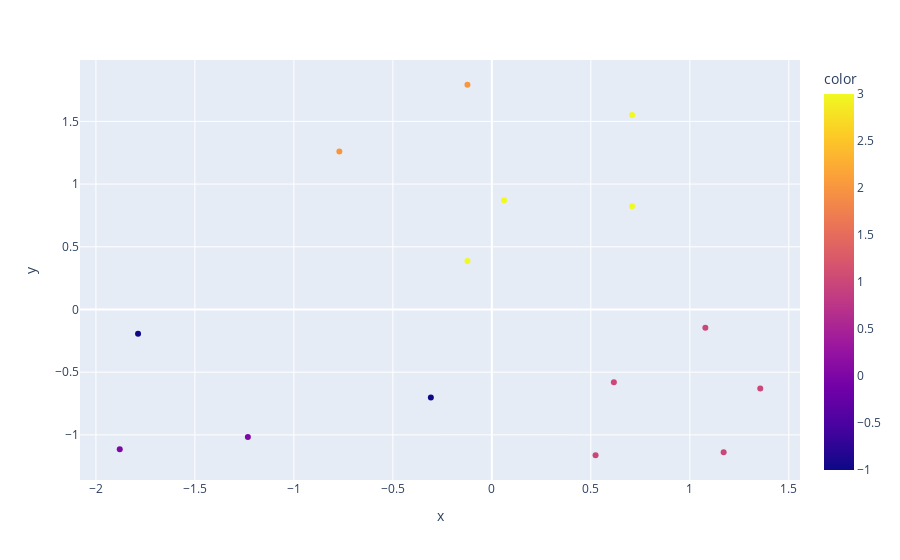

Notebook code cell kept with this figure:
### Code cell
grath_1 = px.scatter(x = wage_base[:,0], y = wage_base[:,1], color = labels)
grath_1.show()

### Figure 1 — Plotly figure (JSON) as saved in the notebook; plotly's stock layout.template omitted (floating-point values rounded to 4 significant figures)
{"data": [{"hovertemplate": "x=%{x}<br>y=%{y}<br>color=%{marker.color}<extra></extra>", "legendgroup": "", "marker": {"color": [0, 0, -1, -1, 1, 1, 1, 1, 1, 2, 3, 3, 2, 3, 3], "coloraxis": "coloraxis", "symbol": "circle"}, "mode": "markers", "name": "", "orientation": "v", "showlegend": false, "type": "scatter", "x": [-1.88, -1.233, -1.787, -0.3081, 0.5238, 1.171, 1.356, 0.6163, 1.078, -0.7703, -0.1233, 0.06163, -0.1233, 0.7087, 0.7087], "xaxis": "x", "y": [-1.114, -1.017, -0.1938, -0.7024, -1.163, -1.138, -0.6297, -0.5813, -0.1453, 1.259, 0.3875, 0.8719, 1.792, 0.8235, 1.55], "yaxis": "y"}], "layout": {"coloraxis": {"colorbar": {"title": {"text": "color"}}, "colorscale": [[0, "#0d0887"], [0.1111, "#46039f"], [0.2222, "#7201a8"], [0.3333, "#9c179e"], [0.4444, "#bd3786"], [0.5556, "#d8576b"], [0.6667, "#ed7953"], [0.7778, "#fb9f3a"], [0.8889, "#fdca26"], [1, "#f0f921"]]}, "legend": {"tracegroupgap": 0}, "margin": {"t": 60}, "xaxis": {"anchor": "y", "domain": [0, 1], "title": {"text": "x"}}, "yaxis": {"anchor": "x", "domain": [0, 1], "title": {"text": "y"}}}}
